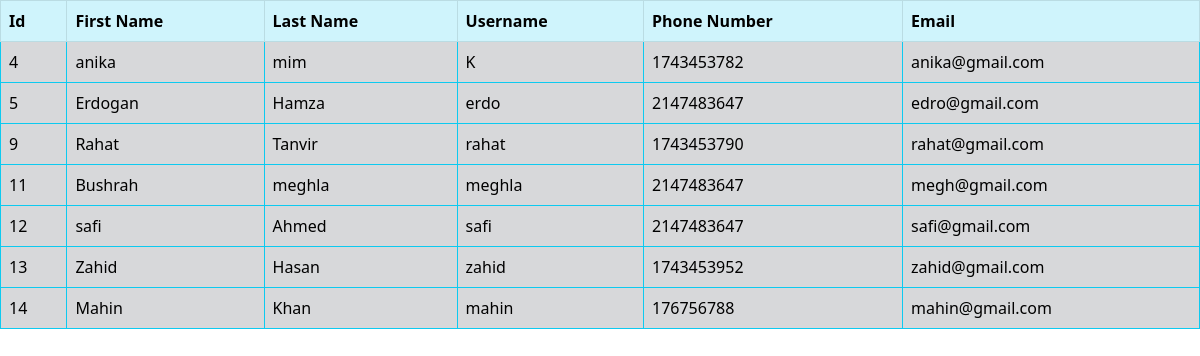
/admin/view_customer.php, run on the app's committed database.
### tables this page shows
CREATE TABLE `customer` (
  `id` int(11) NOT NULL,
  `first_name` varchar(25) NOT NULL,
  `last_name` varchar(25) NOT NULL,
  `username` varchar(25) NOT NULL,
  `email` varchar(50) NOT NULL,
  `phone_number` int(14) NOT NULL,
  `password` varchar(25) NOT NULL,
  `c_password` varchar(255) NOT NULL,
  `role` varchar(110) NOT NULL
);

### admin/view_customer.php (the view, shortened to what this page needs)
<?php
$conn = mysqli_connect("localhost", "root", "", "foods");
?>
<!DOCTYPE html>
<html lang="en">
<head>
    <link rel="stylesheet" href="Price-Tracker-main/css/bootstrap.min.css">
</head>
<body>
    <?php
    $sql = "SELECT * FROM customer";
    if ($result = mysqli_query($conn, $sql)) {
        if (mysqli_num_rows($result) > 0) {
    ?>
            <div class="table-responsive">
                <table class="table table-secondary table-hover table-bordered border-info table-striped">
                    <thead class="table-info">
                        <tr>
                            <th>Id</th>
                            <th>First Name</th>
                            <th>Last Name</th>
                            <th>Username</th>
                            <th>Phone Number</th>
                            <th>Email</th>
                        </tr>
                    </thead>
                    <tbody>
                        <?php while ($row = mysqli_fetch_array($result)) { ?>
                            <tr>
                                <td><?php echo $row['id']; ?></td>
                                <td><?php echo $row['first_name']; ?></td>
                                <td><?php echo $row['last_name']; ?></td>
                                <td><?php echo $row['username']; ?></td>
                                <td><?php echo $row['phone_number']; ?></td>
                                <td><?php echo $row['email']; ?></td>
                            </tr>
                    </tbody>
                <?php } ?>
                </table>
            </div>
    <?php
        } else {
            echo "No record Matching";
        }
    } else {
        echo "Error:Could not able to execure $sql." . mysqli_error($conn);
    }
    ?>
</body>
</html>

### data on the page
customer: id "4", first_name "anika", last_name "mim", username "K", phone_number "1743453782", email "anika@gmail.com"
customer: id "5", first_name "Erdogan", last_name "Hamza", username "erdo", phone_number "2147483647", email "edro@gmail.com"
customer: id "9", first_name "Rahat", last_name "Tanvir", username "rahat", phone_number "1743453790", email "rahat@gmail.com"
customer: id "11", first_name "Bushrah", last_name "meghla", username "meghla", phone_number "2147483647", email "megh@gmail.com"
customer: id "12", first_name "safi", last_name "Ahmed", username "safi", phone_number "2147483647", email "safi@gmail.com"
customer: id "13", first_name "Zahid", last_name "Hasan", username "zahid", phone_number "1743453952", email "zahid@gmail.com"
customer: id "14", first_name "Mahin", last_name "Khan", username "mahin", phone_number "176756788", email "mahin@gmail.com"
